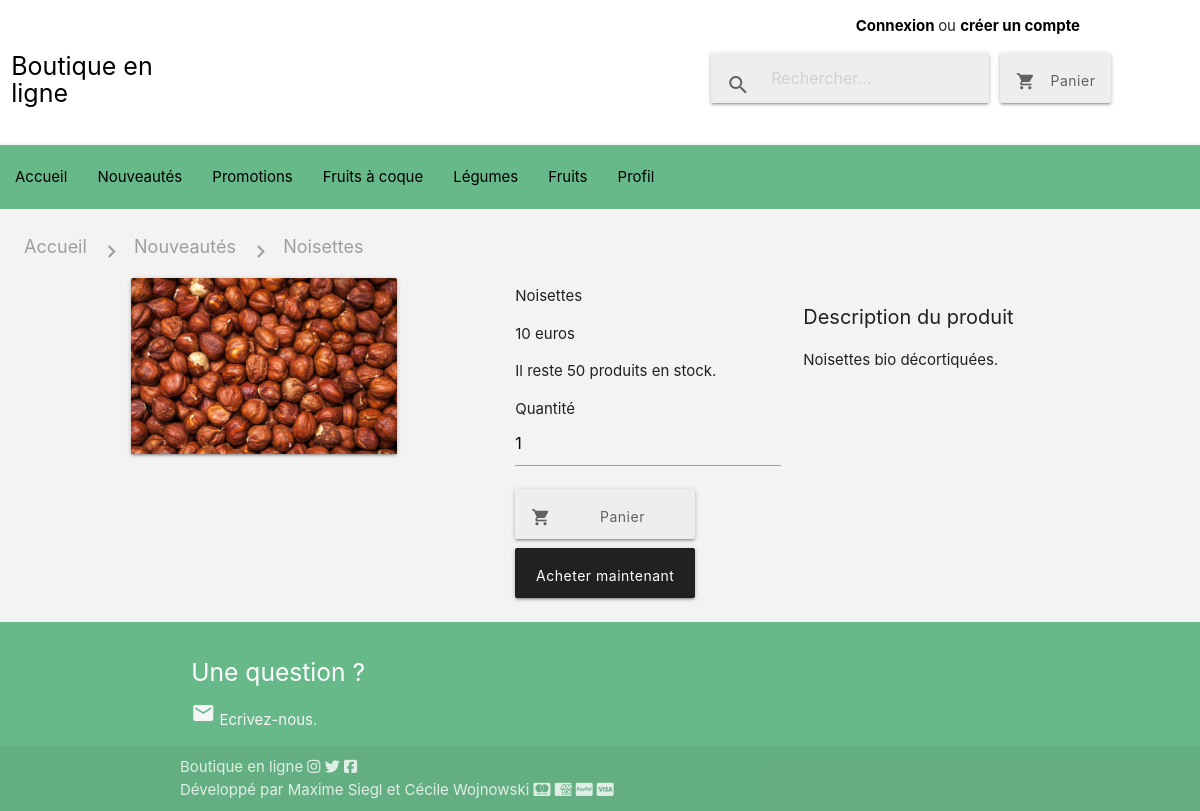
The app's page /produit.php?id=1, older data.
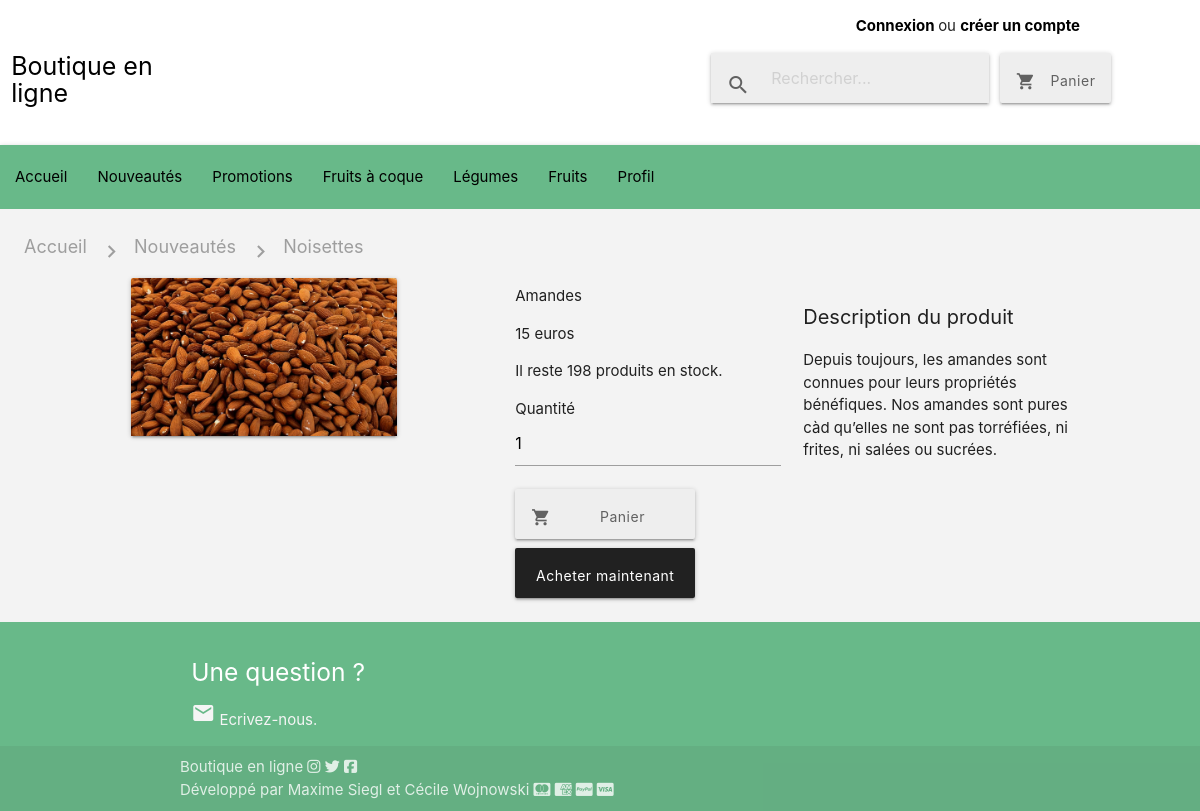
The same page, newer data.
### tables this page shows
CREATE TABLE IF NOT EXISTS `produits` (
  `id` int(11) NOT NULL AUTO_INCREMENT,
  `nom` varchar(255) NOT NULL,
  `prix` int(11) NOT NULL,
  `description` text NOT NULL,
  `image` varchar(255) NOT NULL,
  `date_ajout` datetime NOT NULL,
  `stock` int(11) NOT NULL,
  `valorisation` tinyint(1) NOT NULL,
  `prix_solde` int(11) DEFAULT NULL,
  `id_categorie` int(11) DEFAULT NULL,
  `id_sous_categorie` int(11) DEFAULT NULL,
  PRIMARY KEY (`id`),
  KEY `id_sous_categorie` (`id_sous_categorie`),
  KEY `prod/cat` (`id_categorie`)
);

### classes/Produit.php (called while the page is built, shortened)
<?php
class Produit
{
  private $id;
  private $nom;
  private $prix;
  private $description;
  private $image;
  private $stock;
  public function setId($id){
    $id = (int) $id;
   if ($id > 0)
   {
     $this->id = $id;
   }
 }
  public function setNom($nom){
    if (is_string($nom))
    {
      $this->nom = $nom;
    }
  }
  public function setPrix($prix){
    $prix = (int) $prix;
   if ($prix > 0)
   {
     $this->prix = $prix;
   }
  }
  public function setDescription($description){
    if (is_string($description))
    {
      $this->description = $description;
    }
  }
  public function setStock($stock){
    $stock = (int) $stock;
   if ($stock >= 0)
   {
     $this->stock = $stock;
   }
  }
  public function setImage($image){
    return $this->image = $image;
  }
  public function id(){
    return $this->id;
  }
  public function nom(){
    return $this->nom;
  }
  public function prix(){
    return $this->prix;
  }
  public function description(){
    return $this->description;
  }
  public function image(){
    return $this->image;
  }
  public function stock(){
    return $this->stock;
  }
}
 ?>

### produit.php (the view, shortened to what this page needs)
<!DOCTYPE html>
<html lang="fr" dir="ltr">
  <head>
    <link rel="stylesheet" href="https://cdnjs.cloudflare.com/ajax/libs/materialize/1.0.0/css/materialize.min.css">
    <link rel="stylesheet" href="css/style.css">
  </head>
  <body>
    <?php include('includes/header.php');
          include('classes/Produit.php');
          include('classes/Panier.php');
          ?>
    <main>
        <div class="nav-wrapper">
          <div class="col s12">
            <a href="#!" class="breadcrumb grey-text">Accueil</a>
            <a href="#!" class="breadcrumb grey-text">Nouveautés</a>
            <a href="#!" class="breadcrumb grey-text">Noisettes</a>
          </div>
        </div>
        <?php
        if(isset($_GET['id'])){
          $id = strval($_GET['id']);
        $db->setAttribute(PDO::ATTR_ERRMODE, PDO::ERRMODE_EXCEPTION);
        $request = $db->query("SELECT * FROM produits WHERE id = '$id'");
        while ($donnees = $request->fetch(PDO::FETCH_ASSOC))
        {
          $produit = new Produit($donnees);
          $produit->hydrate($donnees);
        ?>
        <div class="row">
          <div class="col s3 m3 offset-m1">
            <div class="card">
              <div class="card-image">
                <img src="img/<?php echo $produit->image();?> ">
              </div>
            </div>
          </div>
        <div class="col s3 m3 offset-m1">
          <p><?php echo $produit->nom(); ?></p>
          <p><?php echo $produit->prix(); ?> euros</p>
          <p> Il reste <?php echo $produit->stock(); ?> produits en stock.</p>
          <form class="" action="produit.php?id=<?php echo $produit->id(); ?>" method="post">
            <p> Quantité <input type="text" name="quantite" value="1" required> </p>
            <div class= "boutons_produit">
              <button id="bouton_produit1" class="waves-effect waves-green btn grey lighten-3 grey-text text-darken-2" type="submit">
                <i class="material-icons left">shopping_cart</i>Panier
              </button>
              <a class="waves-effect waves-green btn grey darken-4 lighten-3 white-text">
                Acheter maintenant</a>
            </div>
          </form>
        </div>
        <div class="col s3 m3">
          <h2 class="h2_produit"> Description du produit </h2>
          <p> <?php echo $produit->description(); ?> </p>
        </div>
      </div>
<?php }
} ?>
    </main>
<?php include('includes/footer.php'); ?>
</body>
</html>

Row changes from the older to the newer data that the page shows:
changed produits: image: a different picture; nom "Noisettes" → "Amandes"; prix "10" → "15"; stock "50" → "198"; description "Noisettes bio décortiquées." → "Depuis toujours, les amandes sont connues pour leurs propriétés bénéfiques. Nos amandes sont pures càd qu’elles ne sont pas torréfiées, ni frites, ni salées ou sucrées."
